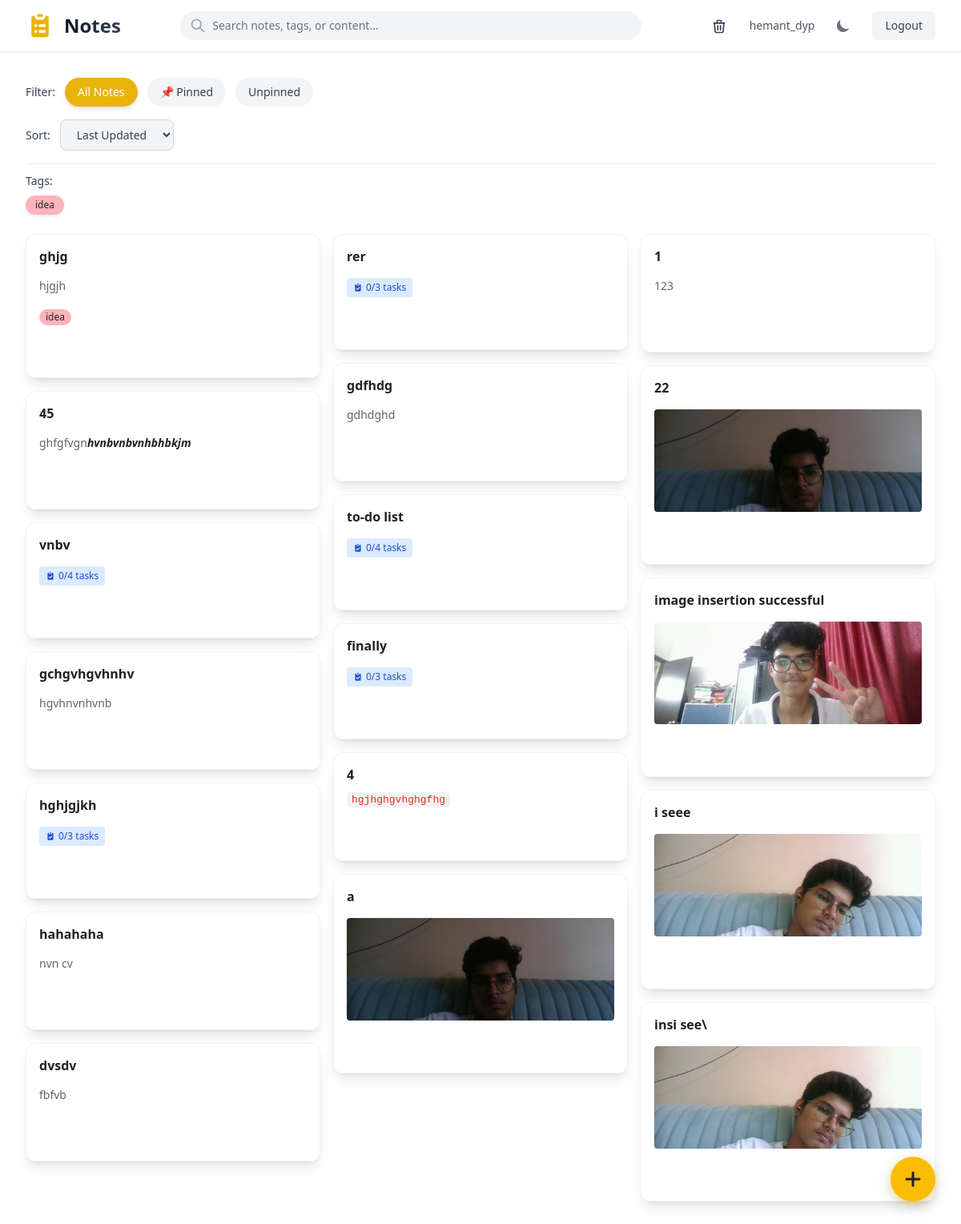
The app's page / (signed in), older data.
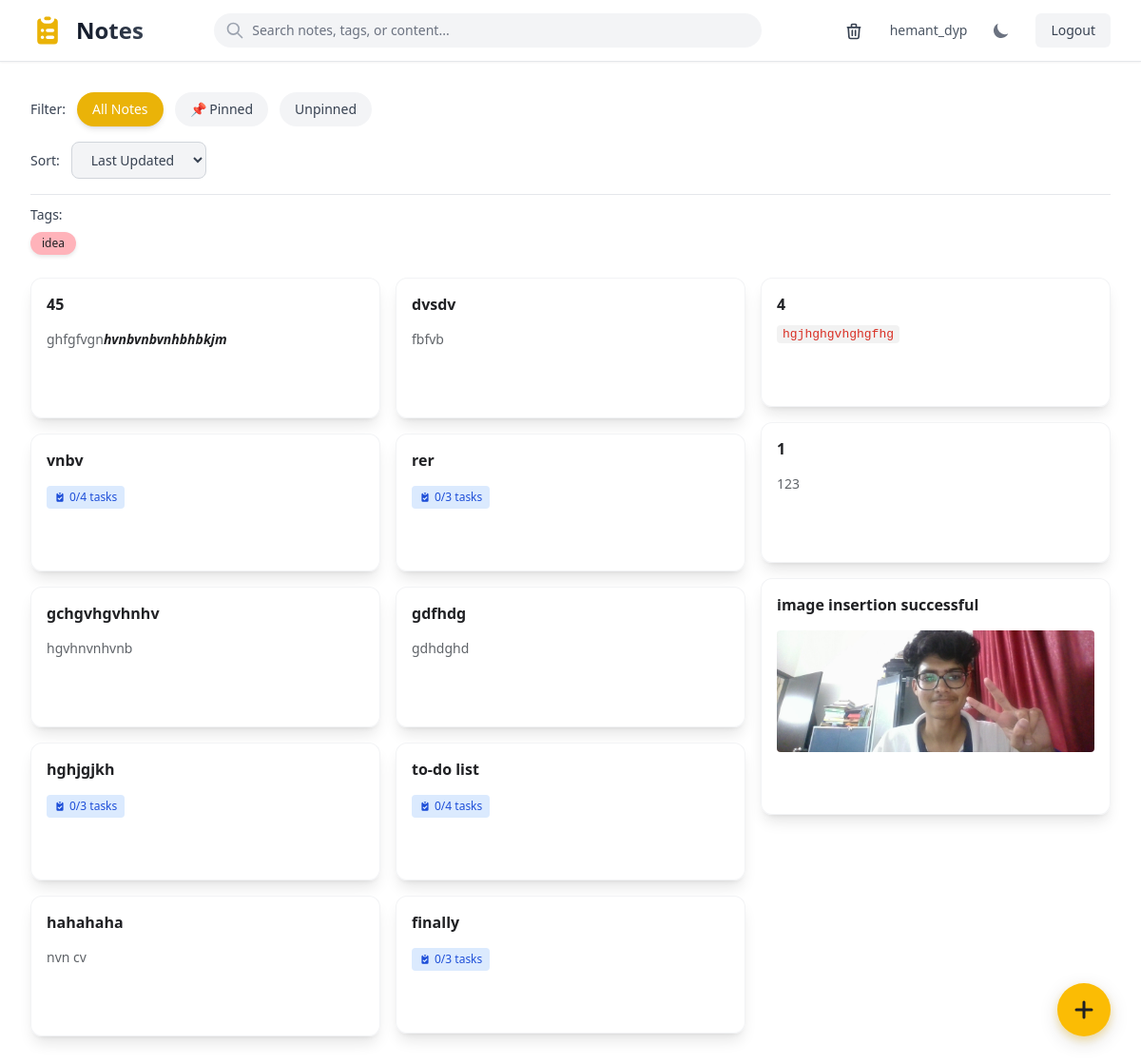
The same page, newer data.
### notes/models.py (models this page shows, shortened)
class Tag(models.Model):
    name = models.CharField(
        max_length=50,
        help_text="Tag name (e.g., 'work', 'personal', 'ideas')"
    )
    user = models.ForeignKey(
        User,
        on_delete=models.CASCADE,
        help_text="Tag owner"
    )
    color = models.CharField(
        max_length=7,
        default='#FFD580',
        help_text="Hex color code for tag chip"
    )
    created_at = models.DateTimeField(
        auto_now_add=True,
        help_text="When tag was created"
    )
    class Meta:
        ordering = ['name']
        unique_together = ['name', 'user']  # Each user can have unique tag names
        verbose_name = 'Tag'
        verbose_name_plural = 'Tags'

class Note(models.Model):
    user = models.ForeignKey(
        User,
        on_delete=models.CASCADE,
        help_text="Note owner"
    )
    title = models.CharField(
        max_length=200,
        help_text="Note title (required)"
    )
    content = models.TextField(
        blank=True,
        help_text="Note content in Markdown format"
    )
    tags = models.ManyToManyField(
        Tag,
        blank=True,
        related_name='notes',
        help_text="Tags for categorizing this note"
    )
    is_pinned = models.BooleanField(
        default=False,
        help_text="Whether note is pinned to top of list"
    )
    is_deleted = models.BooleanField(
        default=False,
        help_text="Soft delete flag (recycle bin)"
    )
    created_at = models.DateTimeField(
        auto_now_add=True,
        help_text="When note was created"
    )
    updated_at = models.DateTimeField(
        auto_now=True,
        help_text="When note was last modified"
    )
    class Meta:
        ordering = ['-is_pinned', '-updated_at']
        verbose_name = 'Note'
        verbose_name_plural = 'Notes'

### notes/views.py (the view)
# urls.py: path('', views.note_list_view, name='note_list'),
@login_required
def note_list_view(request):
    notes = Note.objects.filter(
        user=request.user,
        is_deleted=False
    ).prefetch_related('tags')
    search_query = request.GET.get('search', '').strip()
    tag_filter = request.GET.get('tag', '').strip()
    pinned_filter = request.GET.get('filter', 'all')
    sort_param = request.GET.get('sort', 'default')
    if search_query:
        notes = notes.filter(
            Q(title__icontains=search_query) |
            Q(content__icontains=search_query) |
            Q(tags__name__icontains=search_query)
        ).distinct()
    if tag_filter:
        notes = notes.filter(tags__name__iexact=tag_filter)
    if pinned_filter == 'pinned':
        notes = notes.filter(is_pinned=True)
    elif pinned_filter == 'unpinned':
        notes = notes.filter(is_pinned=False)
    if sort_param == 'newest':
        notes = notes.order_by('-is_pinned', '-created_at')
    elif sort_param == 'oldest':
        notes = notes.order_by('-is_pinned', 'created_at')
    elif sort_param == 'az':
        notes = notes.order_by('-is_pinned', 'title')
    elif sort_param == 'za':
        notes = notes.order_by('-is_pinned', '-title')
    else:  # default
        notes = notes.order_by('-is_pinned', '-updated_at')
    user_tags = Tag.objects.filter(user=request.user).distinct()
    context = {
        'notes': notes,
        'user_tags': user_tags,
        'search_query': search_query,
        'tag_filter': tag_filter,
        'pinned_filter': pinned_filter,
        'sort_param': sort_param,
    }
    if request.headers.get('HX-Request'):
        return render(request, 'notes/partials/note_list_partial.html', context)
    return render(request, 'notes/note_list.html', context)

### templates/notes/note_list.html (shortened to what this page needs)
{% extends 'notes/base.html' %}
{% block extra_head %}
<link rel="stylesheet" href="https://cdn.jsdelivr.net/npm/easymde/dist/easymde.min.css">
{% endblock %}
{% block content %}
{% if user.is_authenticated %}
<button id="open-modal-btn" class="floating-add-btn" title="Add note">
  <svg class="w-6 h-6" fill="none" stroke="currentColor" viewBox="0 0 24 24">
    <path stroke-linecap="round" stroke-linejoin="round" stroke-width="3" d="M12 4v16m8-8H4"/>
  </svg>
</button>
{% endif %}
{% if user.is_authenticated %}
<div class="mb-6 space-y-4">
  <div class="flex flex-wrap items-center gap-3">
    <span class="text-sm font-medium text-gray-700 dark:text-gray-300">Filter:</span>
    <button
      class="filter-btn px-4 py-2 rounded-full text-sm font-medium transition-all duration-200 {% if pinned_filter == 'all' %}bg-yellow-500 text-white shadow-md{% else %}bg-gray-100 dark:bg-[#303134] text-gray-700 dark:text-gray-300 hover:bg-gray-200 dark:hover:bg-[#3c4043]{% endif %}"
      data-filter="all"
      hx-get="{% url 'notes:note_list' %}"
      hx-target="#notes-list"
      hx-include="#search-input,#sort-input,#tag-input"
      hx-vals='{"filter": "all"}'>
      All Notes
    </button>
    <button
      class="filter-btn px-4 py-2 rounded-full text-sm font-medium transition-all duration-200 {% if pinned_filter == 'pinned' %}bg-yellow-500 text-white shadow-md{% else %}bg-gray-100 dark:bg-[#303134] text-gray-700 dark:text-gray-300 hover:bg-gray-200 dark:hover:bg-[#3c4043]{% endif %}"
      data-filter="pinned"
      hx-get="{% url 'notes:note_list' %}"
      hx-target="#notes-list"
      hx-include="#search-input,#sort-input,#tag-input"
      hx-vals='{"filter": "pinned"}'>
      📌 Pinned
    </button>
    <button
      class="filter-btn px-4 py-2 rounded-full text-sm font-medium transition-all duration-200 {% if pinned_filter == 'unpinned' %}bg-yellow-500 text-white shadow-md{% else %}bg-gray-100 dark:bg-[#303134] text-gray-700 dark:text-gray-300 hover:bg-gray-200 dark:hover:bg-[#3c4043]{% endif %}"
      data-filter="unpinned"
      hx-get="{% url 'notes:note_list' %}"
      hx-target="#notes-list"
      hx-include="#search-input,#sort-input,#tag-input"
      hx-vals='{"filter": "unpinned"}'>
      Unpinned
    </button>
  </div>
  <div class="flex flex-wrap items-center gap-3">
    <span class="text-sm font-medium text-gray-700 dark:text-gray-300">Sort:</span>
    <select
      name="sort"
      id="sort-select"
      hx-get="{% url 'notes:note_list' %}"
      hx-trigger="change"
      hx-target="#notes-list"
      hx-include="#search-input,#filter-input,#tag-input"
      class="px-4 py-2 rounded-lg text-sm font-medium bg-gray-100 dark:bg-[#303134] text-gray-700 dark:text-gray-300 border border-gray-300 dark:border-[#5f6368] focus:outline-none focus:ring-2 focus:ring-yellow-500 dark:focus:ring-yellow-600 transition-all cursor-pointer">
      <option value="default" {% if sort_param == 'default' %}selected{% endif %}>Last Updated</option>
    </select>
  </div>
  {% if user_tags %}
  <div class="pt-2 border-t border-gray-200 dark:border-gray-700">
    <span class="text-sm font-medium text-gray-700 dark:text-gray-300 mb-2 inline-block">Tags:</span>
    <div class="flex flex-wrap gap-2">
      {% for tag in user_tags %}
      <button
        class="tag-chip px-3 py-1 rounded-full text-xs font-medium transition-all duration-200 {% if tag_filter == tag.name %}ring-2 ring-gray-800 dark:ring-gray-200{% endif %} hover:scale-105 hover:shadow-lg"
        style="background-color: {{ tag.color }}; color: #202124;"
        hx-get="{% url 'notes:note_list' %}"
        hx-target="#notes-list"
        hx-include="#search-input,#filter-input,#sort-input"
        hx-vals='{"tag": "{{ tag.name }}"}'>
        {{ tag.name }}
      </button>
      {% endfor %}
    </div>
  </div>
  {% endif %}
</div>
{% endif %}
<div id="notes-list">
  {% include 'notes/partials/note_list_partial.html' %}
</div>
{% endblock %}

### templates/notes/partials/note_card.html (shortened to what this page needs)
{% load markdown_extras %}
<div id="note-{{ note.id }}" class="masonry-item group">
  <div class="bg-white/90 dark:bg-[#2a2b2e]/95 backdrop-blur-sm rounded-xl border border-gray-200/50 dark:border-[#5f6368]/50 shadow-lg hover:shadow-2xl dark:shadow-gray-900/50 dark:hover:shadow-yellow-500/10 overflow-hidden transition-all duration-300 ease-in-out relative transform hover:-translate-y-2 hover:scale-[1.02]">
    <a href="{% url 'notes:note_view' note.id %}" class="block p-4 hover:bg-gray-50/50 dark:hover:bg-[#303134] transition-all duration-200">
      <div class="flex items-start justify-between mb-2">
        <h3 class="text-base font-semibold text-[#202124] dark:text-[#e8eaed] leading-snug pr-2 flex-1 break-words">
          {{ note.title|default:"Untitled" }}
        </h3>
      </div>
      {% if note.content %}
      <div class="text-sm text-[#5f6368] dark:text-[#9aa0a6] line-clamp-6 prose prose-sm max-w-none note-preview leading-relaxed">
        {{ note.content|render_note_preview }}
      </div>
      {% endif %}
      {% if note.tags.exists %}
      <div class="flex flex-wrap gap-1.5 mt-3">
        {% for tag in note.tags.all %}
        <span
          class="px-2 py-0.5 rounded-full text-xs font-medium transition-all duration-200 hover:scale-105 cursor-pointer"
          style="background-color: {{ tag.color }}; color: #202124;">
          {{ tag.name }}
        </span>
        {% endfor %}
      </div>
      {% endif %}
    </a>
  </div>
</div>

Row changes from the older to the newer data that the page shows:
no longer on this page (row edited): Note: title "ghjg", content|render_note_preview "hjgjh", Tag (name "idea")
no longer on this page (row edited): Note: title "a", content|render_note_preview (picture)
no longer on this page (row edited): Note: title "22", content|render_note_preview (picture)
no longer on this page (row edited): Note: title "i seee", content|render_note_preview (picture)
no longer on this page (row edited): Note: title "insi see\\", content|render_note_preview (picture)
